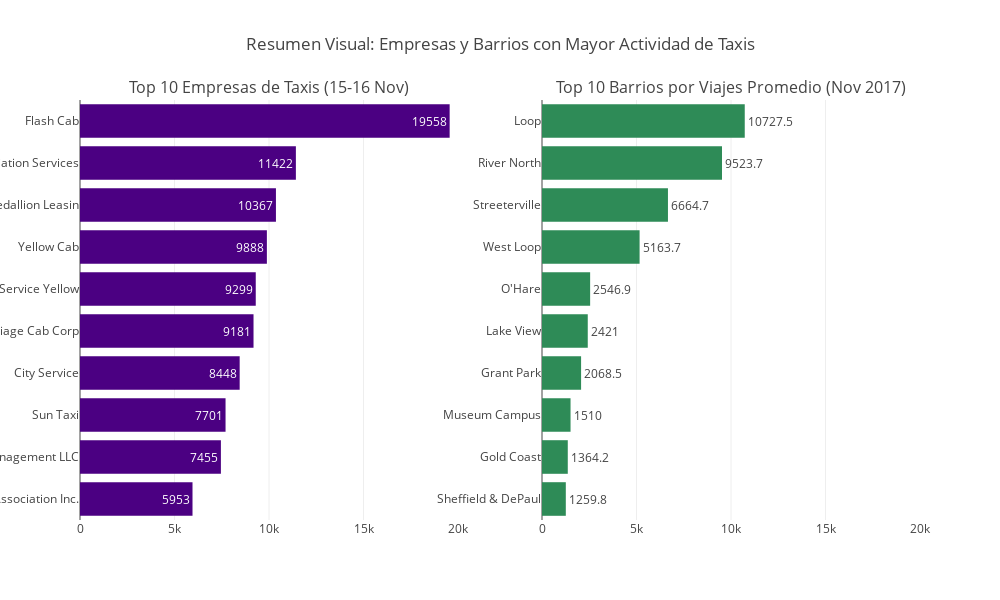

The cell this chart's notebook holds for it:
### Markdown cell above
1. #### Conclusiones de empresas de taxis
Las empresas de taxis con mayor actividad concentraron un número significativamente alto de viajes entre el 15 y 16 de noviembre de 2017.
Algunas compañías independientes ("Other") también aparecen, lo que sugiere una alta fragmentación del servicio.

2. #### Conclusiones del gráfico de barrios.
Los viajes terminan con mayor frecuencia en zonas con alta actividad comercial o turística.
"Loop", el centro financiero de Chicago, encabeza la lista, seguido de zonas con estaciones o aeropuertos.
La diferencia entre los primeros barrios y los últimos del top 10 es notable, lo cual apunta a zonas preferidas.
#### 📊 Gráfico Explicativo Interactivo
Este gráfico mostrará ambos conjuntos de datos en uno solo para ilustrar la relación entre compañías de taxis y los
destinos más frecuentes. Haremos un gráfico de dos subplots interactivos con Plotly.

### Code cell
import plotly.graph_objects as go
from plotly.subplots import make_subplots

# Crear figura con 2 subplots horizontales
fig = make_subplots(
    rows=1, cols=2,
    subplot_titles=(
        'Top 10 Empresas de Taxis (15-16 Nov)',
        'Top 10 Barrios por Viajes Promedio (Nov 2017)'
    ),
    shared_yaxes=False
)

# Subplot 1: Empresas de taxis
fig.add_trace(
    go.Bar(
        x=top_10_empresas['trips_amount'],
        y=top_10_empresas['company_name'],
        orientation='h',
        name='Empresas de Taxis',
        marker=dict(color='indigo'),
        text=top_10_empresas['trips_amount'],
        textposition='inside'
    ),
    row=1, col=1
)

# Subplot 2: Barrios
fig.add_trace(
    go.Bar(
        x=top_10_barrios['average_trips'],
        y=top_10_barrios['dropoff_location_name'],
        orientation='h',
        name='Barrios de Destino',
        marker=dict(color='seagreen'),
        text=top_10_barrios['average_trips'].round(1), # Redondear average_trips a 1 decimales solo para visualización
        textposition='outside'
    ),
    row=1, col=2
)

# Layout general
fig.update_layout(
    height=600, width=1000,
    title_text='Resumen Visual: Empresas y Barrios con Mayor Actividad de Taxis',
    title_x=0.5,  # Centers the title horizontally (0.5 = middle)
    showlegend=False,
)

# Set the same x-axis range for both subplots (0 to 20,000)
fig.update_xaxes(range=[0, 20000])

fig.update_yaxes(autorange="reversed")  # Para que los valores más altos estén arriba
fig.show(title_x=0.5,) # Centers the title horizontally (0.5 = middle)

### Figure 1 — Plotly figure (JSON) as saved in the notebook; plotly's stock layout.template omitted (floating-point values rounded to 4 significant figures)
{"data": [{"marker": {"color": "indigo"}, "name": "Empresas de Taxis", "orientation": "h", "text": [19560.0, 11420.0, 10370.0, 9888.0, 9299.0, 9181.0, 8448.0, 7701.0, 7455.0, 5953.0], "textposition": "inside", "type": "bar", "x": [19558, 11422, 10367, 9888, 9299, 9181, 8448, 7701, 7455, 5953], "xaxis": "x", "y": ["Flash Cab", "Taxi Affiliation Services", "Medallion Leasin", "Yellow Cab", "Taxi Affiliation Service Yellow", "Chicago Carriage Cab Corp", "City Service", "Sun Taxi", "Star North Management LLC", "Blue Ribbon Taxi Association Inc."], "yaxis": "y"}, {"marker": {"color": "seagreen"}, "name": "Barrios de Destino", "orientation": "h", "text": [10730.0, 9524.0, 6665.0, 5164.0, 2547.0, 2421.0, 2068.0, 1510.0, 1364.0, 1260.0], "textposition": "outside", "type": "bar", "x": [10730.0, 9524.0, 6665.0, 5164.0, 2547.0, 2421.0, 2068.0, 1510.0, 1364.0, 1260.0], "xaxis": "x2", "y": ["Loop", "River North", "Streeterville", "West Loop", "O'Hare", "Lake View", "Grant Park", "Museum Campus", "Gold Coast", "Sheffield & DePaul"], "yaxis": "y2"}], "layout": {"annotations": [{"font": {"size": 16}, "showarrow": false, "text": "Top 10 Empresas de Taxis (15-16 Nov)", "x": 0.225, "xanchor": "center", "xref": "paper", "y": 1, "yanchor": "bottom", "yref": "paper"}, {"font": {"size": 16}, "showarrow": false, "text": "Top 10 Barrios por Viajes Promedio (Nov 2017)", "x": 0.775, "xanchor": "center", "xref": "paper", "y": 1, "yanchor": "bottom", "yref": "paper"}], "height": 600, "showlegend": false, "title": {"text": "Resumen Visual: Empresas y Barrios con Mayor Actividad de Taxis", "x": 0.5}, "width": 1000, "xaxis": {"anchor": "y", "domain": [0, 0.45], "range": [0, 20000]}, "xaxis2": {"anchor": "y2", "domain": [0.55, 1], "range": [0, 20000]}, "yaxis": {"anchor": "x", "autorange": "reversed", "domain": [0, 1]}, "yaxis2": {"anchor": "x2", "autorange": "reversed", "domain": [0, 1]}}}
